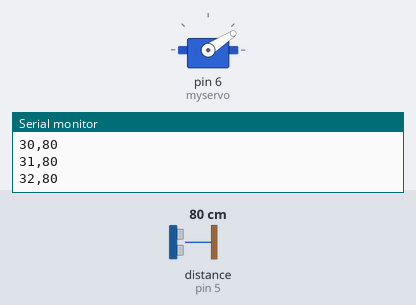
Bench run of a sketch on a simulated Arduino Uno, built with avr-gcc and run on an emulated ATmega328P. On the bench: servo, the last lines printed to the serial monitor. Inputs (shaded band) come from the test bench; at power-on: distance to the obstacle (sensor on pin 5) 80 cm.

Above: at 4.2 s.
4.3 s: distance to the obstacle (sensor on pin 5) set to 250 cm
At 5.3 s:
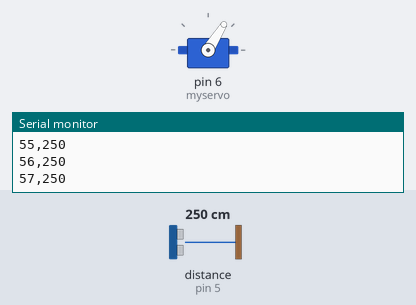
7.3 s: distance to the obstacle (sensor on pin 5) set to 2 cm
At 7.75 s:
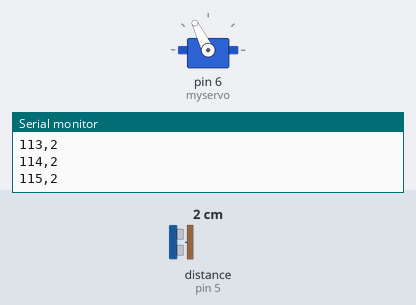
10.3 s: distance to the obstacle (sensor on pin 5) set to 18 cm
At 10.52 s:
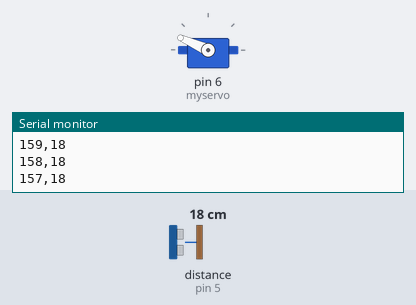
Timing chart, 0 to 19.3 s (numbered marks = the images above; inputs shaded):
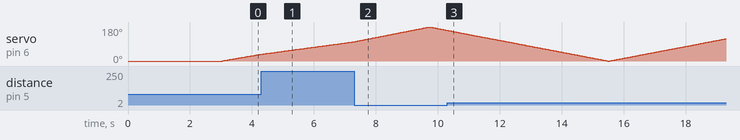

The sketch:

sonar.ino
```cpp
#include <Servo.h>
#include <Ultrasonic.h>

Servo myservo;
Ultrasonic ultrasonic(5);

// Initialize variables
int pos = 0;
long dist;

void setup() {
  Serial.begin(9600);
  myservo.attach(6);

  // setup
  myservo.write(0);
  delay(3000);
}

void loop() {

  // Scan from 0 to 180 degrees
  for (pos = 0; pos <= 180; pos += 1) {

    myservo.write(pos);
    delay(30);

    dist = ultrasonic.read();

    Serial.print(pos);
    Serial.print(",");
    Serial.println(dist);
  }

    // Scan back from 180 to 0 degrees
  for (pos = 180; pos >= 0; pos -= 1) {
    myservo.write(pos);
    delay(30);

    dist = ultrasonic.read();

    Serial.print(pos);
    Serial.print(",");
    Serial.println(dist);
  }
}
```
